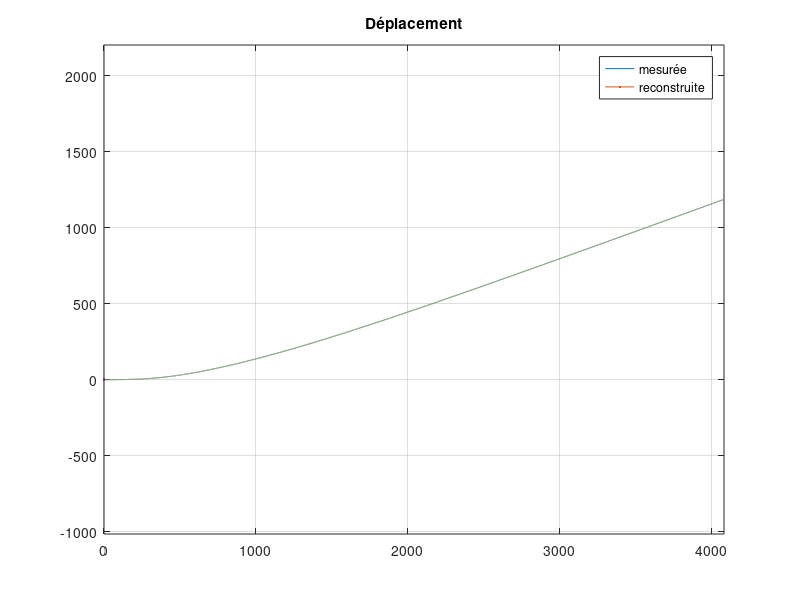
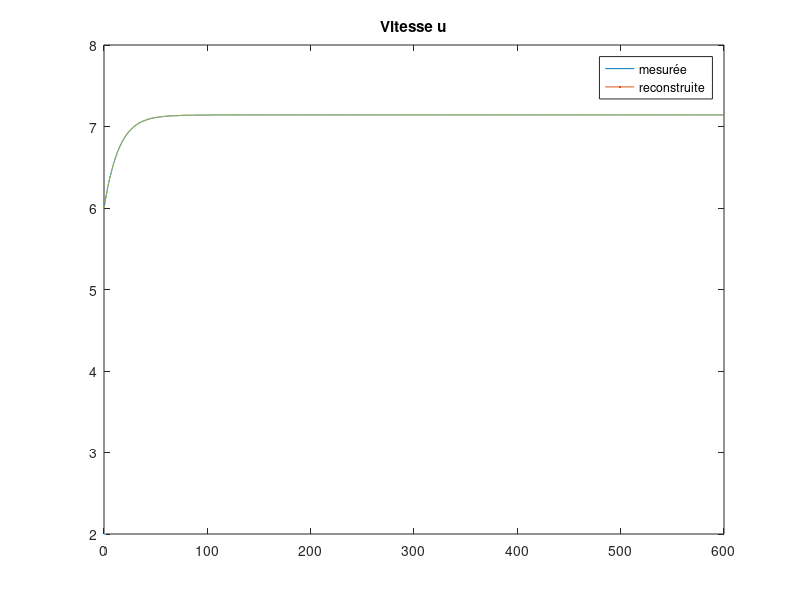
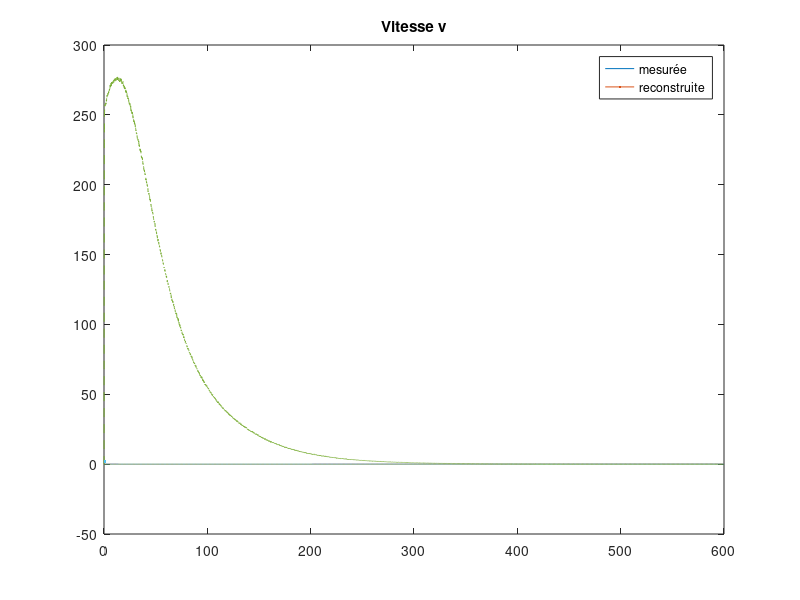
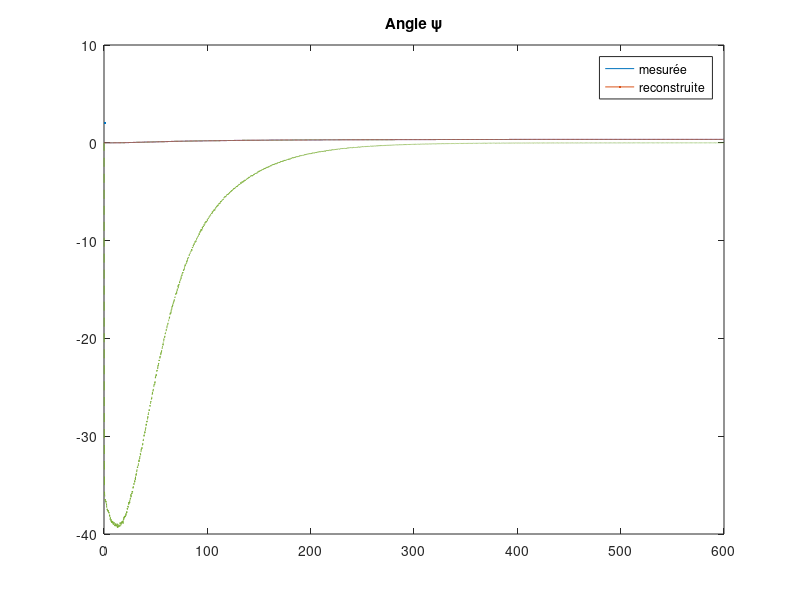

These figures' MATLAB source, in order:
clear all
close all
clc

%% Paramètres

load('data2.mat')

T_final = 600;	       
h = 0.05; 
t = 0:h:T_final;  

u     = simdata(:,1); 
v     = simdata(:,2);          
p     = rad2deg(simdata(:,3));   
ra     = (simdata(:,4));
phi   = rad2deg(simdata(:,5));
psi   = simdata(:,6);
psid   = psi*180/pi;
tauN  = simdata(:,7);
U     = simdata(:,8);
x     = simdata(:,9);
y     = simdata(:,10);
psi_d = rad2deg(simdata(:,11)); % Commande de l'angle psi sur la simulation

vx = u.*cos(psi)-v.*sin(psi);
vy = u.*sin(psi)+v.*cos(psi);

ax = gradient(u,h);
ay = gradient(v,h);

va = zeros(1,length(t));
phia = zeros(1,length(t));
for i = 2:length(t)
    va(1,i) = va(1,i-1) + ay(i-1)*h;
    phia(1,i) = phia(1,i-1) + ra(i-1)*h;
end

figure(4),
plot(t,v,t,va,'--')

%% Point d'équilibre

x_eq = 0;
y_eq = 0;
u_eq = 7.1;
v_eq = -0.01;
psi_eq = 0.35;

%% Matrice
A = [0 0 cos(psi_eq) -sin(psi_eq) -u_eq*sin(psi_eq)-v_eq*cos(psi_eq);
     0 0 sin(psi_eq) cos(psi_eq) u_eq*cos(psi_eq)-v_eq*sin(psi_eq);
     0 0 0 0 0;
     0 0 0 0 0;
     0 0 0 0 0];

B = [0 0 0;
     0 0 0;
     1 0 0;
     0 1 0;
     0 0 1];

C = [1 0 0 0 0;
     0 1 0 0 0;
     0 0 1 0 0];

D = zeros(3);

sys = ss(A,B,C,D);

Ob = obsv(A, C);
r = rank(Ob);

if r == 4

    %On enlève la partie non observable
    sysr = minreal(sys);
    [A, B, C, D] = ssdata(sysr);
    %rank(obsv(A_r, C_r))
    
    %Observateur de Luenberger
    poles_obsv = [-10 -10 -10 -11]; % Pôles plus rapides que ceux du système
    L = place(A', C', poles_obsv)';
    
    A_ob = A - L*C;

    % Initialisation de l'état
    x_0 = [x(1); y(1); u(1); v(1)];

    xr = zeros(4,length(t));
    xr(:,1) = x_0;
    
    xr_chap = zeros(4,length(t));
    xr_chap(:,1) = x_0;

    xe = [x_eq; y_eq; u_eq; v_eq];
    x_0 = x_0 - xe;

elseif r == 5
    %Observateur de Luenberger
    poles_obsv = [-10 -10 -10 -11 -11]; % Pôles plus rapides que ceux du système
    L = place(A', C', poles_obsv)';
    
    A_ob = A - L*C;

    % Initialisation de l'état
    x_0 = [x(1); y(1); u(1); v(1); phi(1)];

    xr = zeros(5,length(t));
    xr(:,1) = x_0;
    
    xr_chap = zeros(5,length(t));
    xr_chap(:,1) = x_0;

    xe = [x_eq; y_eq; u_eq; v_eq; psi_eq];

    x_0 = x_0 - xe;

end


%% Simulation

for i = 2:length(t)
    dx = A*xr(:,i-1) + B*[ax(i-1); ay(i-1); ra(i-1)];
    xr(:,i) = xr(:,i-1) + dx*h;

    dx_chap = A_ob*xr_chap(:,i-1) + B*[ax(i-1); ay(i-1); ra(i-1)] + L*[x(i-1); y(i-1); u(i-1)];
    xr_chap(:,i) = xr_chap(:,i-1) + dx_chap*h;
end



xa = xr(1,:);
yr = xr(2,:);
ur = xr(3,:);
vr = xr(4,:);

xa_chap = xr_chap(1,:);
yr_chap = xr_chap(2,:);
ur_chap = xr_chap(3,:);
vr_chap = xr_chap(4,:);

if r == 5
    psir = xr(5,:);
    psir_chap = xr_chap(5,:);

end

%% Plots
figure(1),
plot(x,y,LineWidth=2)
hold on 
plot(xa_chap,yr_chap,'--',LineWidth=2)
hold off
title('Déplacement')
legend('mesurée','reconstruite')
axis equal
grid on

figure(2),
plot(t,u,LineWidth=2)
hold on
plot(t,ur,'--',LineWidth=2)
plot(t,ur_chap,'--',LineWidth=2)
hold off
title('Vitesse u')
legend('mesurée','reconstruite')

figure(3),
plot(t,v,LineWidth=2)
hold on
plot(t,vr,'--',LineWidth=2)
plot(t,vr_chap,'--',LineWidth=2)
hold off
title('Vitesse v')
legend('mesurée','reconstruite')

figure(4),
plot(t,psi,LineWidth=2)
hold on
plot(t,psir,'--',LineWidth=2)
plot(t,psir_chap,'--',LineWidth=2)
plot(t,phia,'--',LineWidth=2)
hold off
title('Angle \psi')
legend('mesurée','reconstruite')


%%
% % On obtient vr_chap = vy ?????
% figure(5),
% plot(t,vy,t,vr_chap,'--')
% % POURQUOI ????